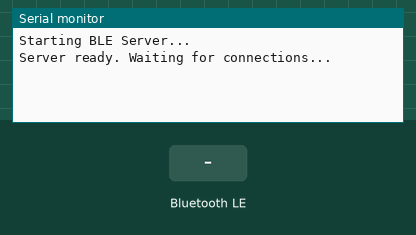
Recording of a sketch running on a simulated ESP32. Shown: the last lines printed to the serial monitor. Inputs (shaded band) come from the test bench. Nothing arrives over Bluetooth unless stated; a phone connects over Bluetooth LE 3 s after start.

Above: at 1.2 s.
1.3 s: Bluetooth LE write "1" received
At 2.2 s:
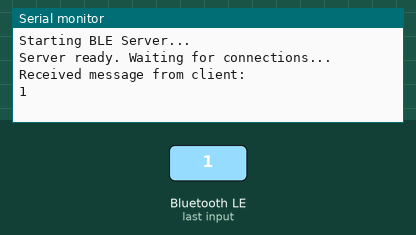
2.8 s: Bluetooth LE write "0" received
At 2.96 s:
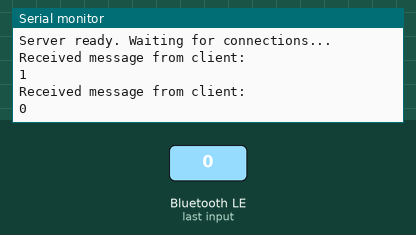
4.5 s: Bluetooth LE write "2" received
At 5.8 s:
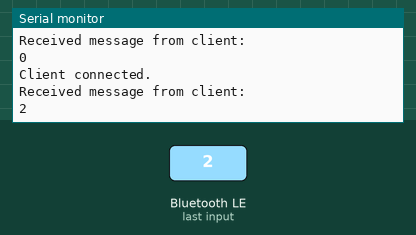

The sketch:

BLEServer.ino
```cpp
#include <BLEDevice.h>
#include <BLEUtils.h>
#include <BLEServer.h>

#define SERVICE_UUID        "4fafc201-1fb5-459e-8fcc-c5c9c331914b"
#define CHARACTERISTIC_UUID "beb5483e-36e1-4688-b7f5-ea07361b26a8"

class MyServerCallbacks : public BLEServerCallbacks {
    void onConnect(BLEServer* pServer) {
        Serial.println("Client connected.");
    }

    void onDisconnect(BLEServer* pServer) {
        Serial.println("Client disconnected. Restarting advertising...");
        BLEDevice::startAdvertising();
    }
};

class MyCallbacks : public BLECharacteristicCallbacks {
    void onWrite(BLECharacteristic *pCharacteristic) {
        std::string value = std::string(pCharacteristic->getValue().c_str());
        if (value.length() > 0) {
            Serial.println("Received message from client:");
            Serial.println(value.c_str());
        }
    }
};

void setup() {
  Serial.begin(115200);
  Serial.println("Starting BLE Server...");

  BLEDevice::init("ESP32_BLE_Server");
  BLEServer *pServer = BLEDevice::createServer();
  BLEService *pService = pServer->createService(SERVICE_UUID);
  pServer->setCallbacks(new MyServerCallbacks());

  BLECharacteristic *pCharacteristic = pService->createCharacteristic(
    CHARACTERISTIC_UUID,
    BLECharacteristic::PROPERTY_READ |
    BLECharacteristic::PROPERTY_WRITE |
    BLECharacteristic::PROPERTY_NOTIFY
  );

  pCharacteristic->setValue("Hello from server");
  pCharacteristic->setCallbacks(new MyCallbacks());
  pService->start();

  BLEAdvertising *pAdvertising = BLEDevice::getAdvertising();
  pAdvertising->addServiceUUID(SERVICE_UUID);
  pAdvertising->setScanResponse(true);
  pAdvertising->setMinPreferred(0x06);
  pAdvertising->setMinPreferred(0x12);
  BLEDevice::startAdvertising();

  Serial.println("Server ready. Waiting for connections...");
}

void loop() {

}
```

Measured:
- after the input at 1.3 s, the serial monitor: prints a new line at once (image 1)
- after the input at 2.8 s, the serial monitor: prints a new line at once (image 2)
- after the input at 4.5 s, the serial monitor: prints a new line at once (image 3)
